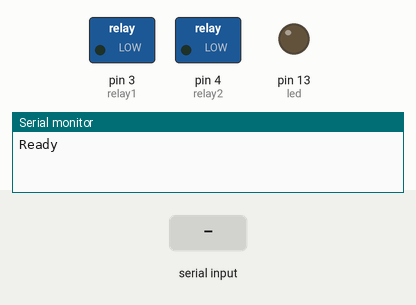
Bench run of a sketch on a simulated Arduino Uno, built with avr-gcc and run on an emulated ATmega328P. Shown: switched loads named in the sketch (green lamp = pin HIGH), output pins drawn as LEDs (lit = HIGH), the last lines printed to the serial monitor. The test bench sets the inputs (shaded band).

Above: at 1.2 s.
1.3 s: "90,45\n" received over Serial
At 1.6 s:
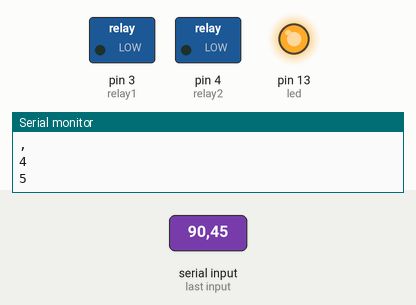
3.2 s: "30,150\n" received over Serial
At 3.34 s:
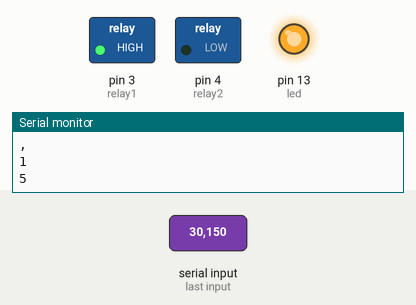
6.2 s: "d,45\n" received over Serial
At 7.1 s:
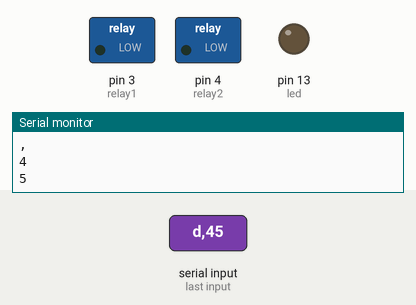
7.7 s: "1\n" received over Serial
At 8.9 s:
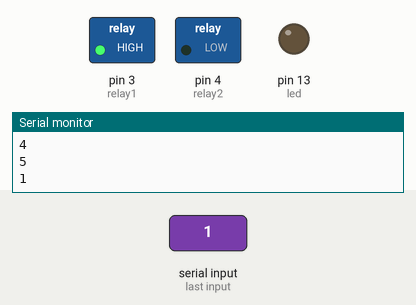
9.2 s: "3\n" received over Serial
At 10.2 s:
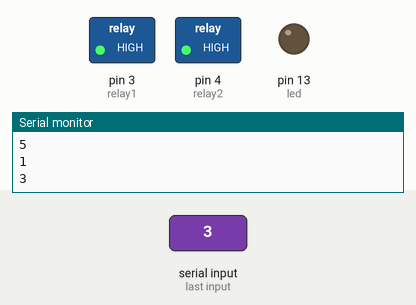
10.7 s: "5\n" received over Serial
At 11.6 s:
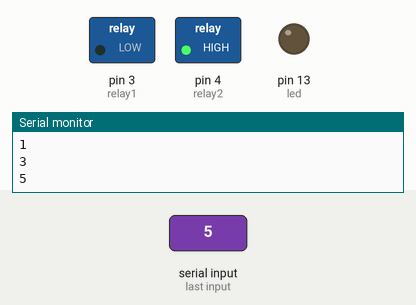
Timing chart, 0 to 13.6 s (numbered marks = the images above; inputs shaded):
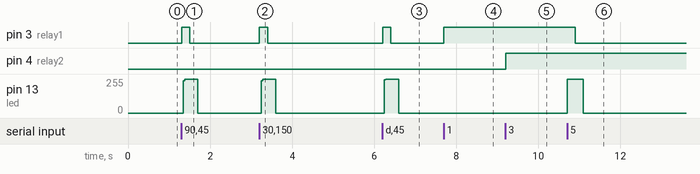

Measured:
- after the input at 1.3 s, pin 3 (relay1): LOW → HIGH at once, → LOW 0.20 s later; pin 13 (led): 0/255 → 255/255 at once, → 0/255 0.36 s later
- after the input at 3.2 s, pin 3 (relay1): LOW → HIGH at once, → LOW 0.20 s later; pin 13 (led): 0/255 → 255/255 at once, → 0/255 0.36 s later
- after the input at 6.2 s, pin 3 (relay1): LOW → HIGH at once, → LOW 0.20 s later; pin 13 (led): 0/255 → 255/255 at once, → 0/255 0.36 s later
- after the input at 7.7 s, pin 3 (relay1): LOW → HIGH at once
- after the input at 9.2 s, pin 4 (relay2): LOW → HIGH at once
- after the input at 10.7 s, pin 3 (relay1): HIGH → LOW after 0.20 s; pin 13 (led): 0/255 → 255/255 at once, → 0/255 0.40 s later

The sketch:

MPFF_arduino.ino
```cpp
int delta = 200; //waiting time for open/close functions (feels like a hit)
const int MAX_INT = 32767;
enum PLAT {
  UNITY,
  PYTHON,
  ARDUINO_MONITOR,
  PROCESSING_ANDROID
};

//Before start, choose your settings by changing the variables below
int PLATFORM = PYTHON; // choose which platform you are sending the data from
boolean ACK = true; //sends a message back with the message received
boolean DEBUG = false; //prints a lot of debug information while running
boolean ACK_READY = true; //sends a message back once USB connection is estabelished

//double check where you have your relays and LED conected to
const int led = 13; //LED for debug
const int relay1 = 3; //arduino pin for relay 1
const int relay2 = 4; //arduino pin for relay 1


void setup() {
  pinMode(led, OUTPUT);
  pinMode(relay1, OUTPUT);
  pinMode(relay2, OUTPUT);
  Serial.setTimeout(10);
  Serial.begin(9600); //speed of communications, set this on the program that interfaces with your arduino too
  if (ACK_READY) Serial.println("Ready"); // print "Ready" once
}

//this code is not written for optimization, but rather for simplicity for those who are not programmers
void loop() {
  if(Serial.available() > 0) {
    char inByte = ' ';
    int x;
    switch (PLATFORM) {
      case UNITY:
        //if you send data through Unity on Serial (USB)
        x = Serial.parseInt();
        if (ACK) Serial.println(x);
        break;
     case PYTHON:
       //if you send data through Python on Serial (USB)
       inByte = Serial.read();
       if (ACK) Serial.println(inByte); //send data back to python
       x = inByte - '0';
       break;
     case ARDUINO_MONITOR:
        //if you send data through Arduino Console, on Serial (USB)
        x = Serial.parseInt();
        if (ACK) Serial.println(x);
        break;
      case PROCESSING_ANDROID:
        //if you are sending data from Processing+Android
        x = Serial.read();
        if (ACK) Serial.println(x);
        break;
    }
    digitalWrite(led, HIGH);
    //depending on the value (1-9 and 0) we do a different program:
    if (x == 1) { // opens channel 1
      digitalWrite(relay1, HIGH);
      if (DEBUG) Serial.println("opens channel 1");
    }
    else if (x == 2){ // closes channel 1
      digitalWrite(relay1, LOW);
      if (DEBUG) Serial.println("closes channel 1");
    } else if (x == 3){ // opens channel 2
      digitalWrite(relay2, HIGH);
      if (DEBUG) Serial.println("opens channel 2");
    }
    else if (x == 4){ //closes channel 2
      digitalWrite(relay2, LOW);
      if (DEBUG) Serial.println("closes channel 2");
    } else if (x == 5){ // opens & closes channel 1 (default = fast)
      if (DEBUG) Serial.println("opens and closes channel 1 with wait in between");
      digitalWrite(relay1, HIGH);
      delay(delta);
      digitalWrite(relay1, LOW);
      delay(delta);
    } else if (x == 6){ // opens & closes channel 2 (default = fast)
      if (DEBUG) Serial.println("opens and closes channel 2 with wait in between");
      digitalWrite(relay2, HIGH);
      delay(delta);
      digitalWrite(relay2, LOW);
      delay(delta);
    }
    else if (x == 7){ // changes waiting time for 5 & 6 to default
      if (DEBUG) Serial.print("delta set to: ");
      delta=200;
      if (DEBUG) Serial.println(delta);
    } else if (x == 8){ // adds one second to waiting time for 5 & 6
      if (DEBUG) Serial.print("adding 1 second to delta, now set to: ");
      if(delta<=MAX_INT-1000)
        delta+=1000;
      if (DEBUG) Serial.println(delta);
    } else if (x == 9){ // subtracts one second to waiting time for 5 & 6
      if (DEBUG) Serial.print("subtracting 1 second to delta, now set to: ");
      if(delta>=1200)
        delta-=1000;
      if (DEBUG) Serial.println(delta);
    } else if (x == 0){ // closes all channels, safety
      digitalWrite(relay1, LOW);
      digitalWrite(relay2, LOW);
      if (DEBUG) Serial.println("Closed all relays");
    }
    // feel free to integrate more functions or to change the ones above.
    digitalWrite(led, LOW);
    char d = Serial.read();
    //Serial.println(d);
    if (d == 'd')
      DEBUG=!DEBUG;
  }
}
```
